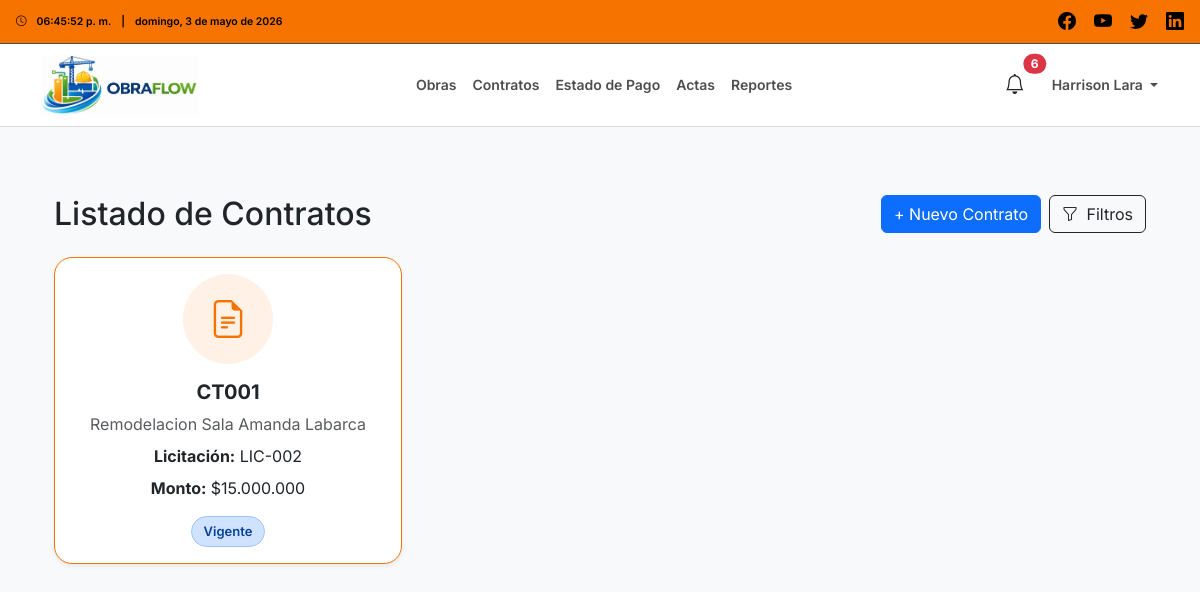
Screenshot of /contratos/ (signed in) with the database file from the repository.
### users/models.py (models this page shows, shortened)
class User(AbstractUser):
    class Roles(models.TextChoices):
        ADMIN = 'ADMIN', 'Administrador'
        INSPECTOR = 'INSPECTOR', 'Inspector'
        CONTRATISTA = 'CONTRATISTA', 'Empresa Contratista'
    role = models.CharField(
        max_length=20,
        choices=Roles.choices,
        default=Roles.CONTRATISTA
    )

### contratos/models.py (models this page shows, shortened)
class Contrato(models.Model):
    TIPO_CONTRATO_CHOICES = [
        ('PRIMITIVO', 'Primitivo'),
        ('ADENDUM', 'Adendum'),
    ]
    ESTADO_CHOICES = [
        ('VIGENTE', 'Vigente'),
        ('FINALIZADO', 'Finalizado'),
        ('SUSPENDIDO', 'Suspendido'),
    ]
    obra = models.ForeignKey(
        Obra,
        on_delete=models.CASCADE,
        related_name='contratos'
    )
    numero_contrato = models.CharField(
        max_length=100
    )
    tipo_contrato = models.CharField(
        max_length=20,
        choices=TIPO_CONTRATO_CHOICES,
        default='PRIMITIVO'
    )
    monto = models.DecimalField(
        max_digits=14,
        decimal_places=2
    )
    plazo_dias = models.PositiveIntegerField()
    fecha_inicio = models.DateField()
    fecha_termino = models.DateField()
    estado = models.CharField(
        max_length=20,
        choices=ESTADO_CHOICES,
        default='VIGENTE'
    )
    fecha_creacion = models.DateTimeField(
        auto_now_add=True
    )
    class Meta:
        verbose_name = 'Contrato'
        verbose_name_plural = 'Contratos'
        ordering = ['-fecha_creacion']
        constraints = [
            models.UniqueConstraint(
                fields=['obra', 'numero_contrato'],
                name='unique_numero_contrato_por_obra',
                violation_error_message='Ya existe un contrato con ese número para la obra seleccionada.'
            )
        ]

### obras/models.py (models this page shows, shortened)
class Obra(models.Model):
    rut_validator = RegexValidator(
        regex=r'^\d{1,2}\.\d{3}\.\d{3}-[\dkK]$',
        message='El RUT debe tener el formato xx.xxx.xxx-x'
    )
    codigo = models.CharField(max_length=50, unique=True)
    nombre = models.CharField(max_length=200)
    descripcion = models.TextField(blank=True, null=True)
    ubicacion = models.CharField(max_length=255)
    CAMPUS_CHOICES = [
        ('CAMPUS_1', 'Campus Central'),
        ('CAMPUS_2', 'Campus Norte'),
        ('CAMPUS_3', 'Campus Sur'),
        ('CAMPUS_4', 'Campus Poniente'),
    ]
    campus = models.CharField(max_length=20, choices=CAMPUS_CHOICES)
    inspector = models.ForeignKey(
        settings.AUTH_USER_MODEL,
        on_delete=models.CASCADE,
        related_name='obras_como_inspector'
    )
    empresa = models.ForeignKey(
        settings.AUTH_USER_MODEL,
        on_delete=models.CASCADE,
        related_name='obras_como_empresa'
    )
    rut_empresa = models.CharField(
        max_length=12,
        validators=[rut_validator],
        blank=True,
        null=True
    )
    fecha_inicio = models.DateField()
    fecha_termino = models.DateField(blank=True, null=True)
    fecha_creacion = models.DateTimeField(auto_now_add=True)
    ESTADO_CHOICES = [
        ('PLANIFICACION', 'Planificación'),
        ('EN_PROCESO', 'En Ejecución'),
        ('FINALIZADA', 'Finalizada'),
    ]
    estado = models.CharField(
        max_length=20,
        choices=ESTADO_CHOICES,
        default='PLANIFICACION'
    )
    class Meta:
        verbose_name = 'Obra'
        verbose_name_plural = 'Obras'
        ordering = ['-fecha_creacion']

### core/views.py (the view)
# urls.py: path('contratos/', contratos_lista, name='contratos'),
@login_required(login_url='login')
def contratos_lista(request):
    user = request.user
    if user.role == 'INSPECTOR':
        contratos = Contrato.objects.filter(obra__inspector=user)
    elif user.role == 'CONTRATISTA':
        contratos = Contrato.objects.filter(obra__empresa=user)
    else:
        contratos = Contrato.objects.none()
    return render(request, 'contratos/lista.html', {
        'contratos': contratos
    })

### core/context_processors.py (called while the page is built)
def nombre_usuario(usuario):
    if not usuario:
        return ""
    nombre = f"{getattr(usuario, 'first_name', '')} {getattr(usuario, 'last_name', '')}".strip()
    if nombre:
        return nombre
    return getattr(usuario, 'username', '') or ""

### core/templatetags/money_filters.py (called while the page is built)
@register.filter
def clp(value):
    try:
        value = int(float(value))
        texto = f"{value:,}".replace(",", ".")
        return f"${texto}"
    except:
        return "$0"

### trabajadores/models.py (called while the page is built)
    @property
    def documentos_completos(self):
        return hasattr(self, 'documentos') and all([
            self.documentos.carnet_identidad,
            self.documentos.certificado_antecedentes,
            self.documentos.contrato_trabajo,
        ])

### templates/contratos/lista.html (shortened to what this page needs)
{% extends 'base.html' %}
{% load money_filters %}
{% block content %}
<div class="container mt-4">
    <div class="d-flex justify-content-between align-items-center mb-4 flex-wrap gap-2">
        <h2 class="mb-0">Listado de Contratos</h2>
        <div class="d-flex gap-2 flex-wrap">
            {% if request.user.role == 'INSPECTOR' %}
            <a href="{% url 'contratos_crear' %}" class="btn btn-primary">
                + Nuevo Contrato
            </a>
            {% endif %}
            <button class="btn btn-outline-dark position-relative"
                    type="button"
                    data-bs-toggle="collapse"
                    data-bs-target="#filtrosContratos"
                    aria-expanded="false"
                    aria-controls="filtrosContratos">
                <i class="bi bi-funnel me-1"></i> Filtros
            </button>
        </div>
    </div>
    <div class="row">
        {% for contrato in contratos %}
        <div class="col-md-4 mb-4">
            <a href="{% url 'contratos_detalle' contrato.id %}"
               class="obra-card-link">
                <div class="card shadow-sm h-100 obra-card
                    {% if request.user.role == 'INSPECTOR' %}
                        obra-card-inspector
                    {% elif request.user.role == 'CONTRATISTA' %}
                        obra-card-empresa
                    {% endif %}">
                    <div class="card-body text-center">
                        <div class="obra-card-icon
                            {% if request.user.role == 'INSPECTOR' %}
                                obra-card-icon-inspector
                            {% elif request.user.role == 'CONTRATISTA' %}
                                obra-card-icon-empresa
                            {% endif %} mb-3">
                            <i class="bi bi-file-earmark-text"></i>
                        </div>
                        <h5 class="card-title fw-bold mb-2">
                            {{ contrato.numero_contrato }}
                        </h5>
                        <p class="mb-2 text-muted">
                            {{ contrato.obra.nombre }}
                        </p>
                        <p class="mb-2">
                            <strong>Licitación:</strong>
                            {{ contrato.obra.codigo }}
                        </p>
                        <p class="mb-3">
                            <strong>Monto:</strong>
                            {{ contrato.monto|clp }}
                        </p>
                        <span class="badge obra-badge
                            {% if contrato.estado == 'VIGENTE' %}
                                obra-badge-proceso
                            {% elif contrato.estado == 'FINALIZADO' %}
                                obra-badge-finalizada
                            {% elif contrato.estado == 'SUSPENDIDO' %}
                                obra-badge-planificacion
                            {% endif %}">
                            {{ contrato.get_estado_display }}
                        </span>
                    </div>
                </div>
            </a>
        </div>
        {% empty %}
        <div class="col-12">
            <div class="alert alert-warning">
                No se encontraron contratos con los filtros seleccionados.
            </div>
        </div>
        {% endfor %}
    </div>
</div>
{% endblock %}

### templates/partials/navbar_inspector.html (shortened to what this page needs)
{% load static %}
<div class="top-bar-inspector d-flex justify-content-between align-items-center px-3">
    <div class="hora-info d-flex align-items-center flex-nowrap small">
        <i class="bi bi-clock me-2"></i>
        <span id="topbarClockInspector" class="me-2">--:--:--</span>
        <span class="me-2">|</span>
        <span id="topbarDateInspector" class="text-truncate">--</span>
    </div>
    <div class="social-icons">
        <a href="#"><i class="bi bi-facebook"></i></a>
        <a href="#"><i class="bi bi-youtube"></i></a>
        <a href="#"><i class="bi bi-twitter"></i></a>
        <a href="#"><i class="bi bi-linkedin"></i></a>
    </div>
</div>
<nav class="navbar navbar-expand-lg navbar-light navbar-inspector">
    <div class="container">
        <a class="navbar-brand d-flex align-items-center" href="{% url 'dashboard_inspector' %}">
            <img src="{% static 'images/logo_navbar.jpeg' %}" alt="OBRAFLOW" class="logo">
        </a>
        <div class="collapse navbar-collapse" id="navbarNavInspector">
            <ul class="navbar-nav mx-auto">
                <li class="nav-item"><a class="nav-link" href="{% url 'obras' %}">Obras</a></li>
                <li class="nav-item"><a class="nav-link" href="{% url 'contratos' %}">Contratos</a></li>
                <li class="nav-item"><a class="nav-link" href="{% url 'edp' %}">Estado de Pago</a></li>
                <li class="nav-item"><a class="nav-link" href="{% url 'actas' %}">Actas</a></li>
                <li class="nav-item"><a class="nav-link" href="{% url 'reportes_index' %}">Reportes</a></li>
            </ul>
            <div class="nav-icons d-flex align-items-center gap-3">
                <button class="btn btn-link nav-alert-btn position-relative"
                        type="button"
                        data-bs-toggle="offcanvas"
                        data-bs-target="#offcanvasAlertasInspector">
                    <i class="bi bi-bell fs-5"></i>
                    {% if nav_total_alertas > 0 %}
                    <span class="position-absolute top-0 start-100 translate-middle badge rounded-pill bg-danger">
                        {{ nav_total_alertas }}
                    </span>
                    {% endif %}
                </button>
                <div class="dropdown">
                    <a class="nav-link dropdown-toggle"
                       href="#"
                       role="button"
                       data-bs-toggle="dropdown"
                       aria-expanded="false">
                        {% if request.user.first_name %}
                            {{ request.user.first_name }} {{ request.user.last_name }}
                        {% else %}
                            {{ request.user.username }}
                        {% endif %}
                    </a>
                </div>
            </div>
        </div>
    </div>
</nav>

### static/css/styles.css (style rules this page uses)
body { font-family: 'Inter', sans-serif; background-color: #f8f9fa; margin: 0; padding: 0; }
.top-bar-inspector { background-color: #f77300; color: black; font-size: 12px; font-weight: 600; padding: 8px 15px; }
.top-bar-inspector .hora-info, .top-bar-empresa .hora-info { display: flex; align-items: center; gap: 2px; }
.top-bar-inspector .social-icons a, .top-bar-empresa .social-icons a { color: black; font-size: 18px; margin-left: 15px; text-decoration: none; transition: color 0.2s ease-in-out; }
.navbar-inspector { background-color: #ffffff; border-top: 1px solid #4e4e4e; border-bottom: 1px solid #d9d9d9; min-height: 70px; padding-top: 6px; padding-bottom: 6px; }
.logo { height: 100%; max-height: 60px; width: auto; object-fit: contain; display: block; }
.navbar-inspector .nav-link { color: #4e4e4e; font-weight: 600; font-size: 14px; transition: color 0.2s ease-in-out; white-space: nowrap; }
.nav-icons { display: flex; align-items: center; gap: 20px; }
.obra-card { border-width: 1.5px; border-style: solid; border-radius: 18px; overflow: hidden; transition: transform 0.28s ease, box-shadow 0.28s ease, border-color 0.28s ease; background-color: #ffffff; }
.obra-card-inspector { border-color: #f77300; }
.obra-card-icon { width: 90px; height: 90px; margin: 0 auto; border-radius: 50%; display: flex; align-items: center; justify-content: center; font-size: 38px; transition: transform 0.25s ease, box-shadow 0.25s ease; }
.obra-card-icon-inspector { background-color: #fff1e5; color: #f77300; }
.obra-badge { font-size: 13px; padding: 8px 12px; border-radius: 999px; display: inline-block; border: 1px solid transparent; font-weight: 600; }
.obra-badge-proceso { background-color: #cfe2ff; color: #084298; border-color: #9ec5fe; }
.obra-card-link { text-decoration: none; color: inherit; display: block; }
.nav-alert-btn { color: #212529; text-decoration: none; padding: 6px 10px; }

### rows the page displays
User: user.first_name "Harrison", user.last_name "Lara"
Contrato: numero_contrato "CT001", obra.nombre "Remodelacion Sala Amanda Labarca", obra.codigo "LIC-002", monto|clp "$15.000.000", estado "Vigente"

### other values shown
{{ nav_total_alertas }} "6"
